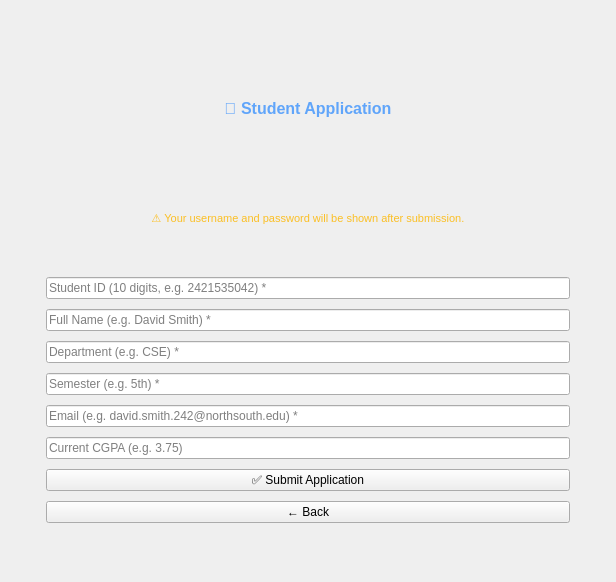
      <widget class="QWidget" name="pageApply">
       <layout class="QVBoxLayout">
        <item><spacer><property name="orientation"><enum>Qt::Vertical</enum></property><property name="sizeHint" stdset="0"><size><width>20</width><height>20</height></size></property></spacer></item>
        <item>
         <layout class="QHBoxLayout">
          <item><spacer><property name="orientation"><enum>Qt::Horizontal</enum></property></spacer></item>
          <item>
           <widget class="QFrame" name="frameApply">
            <property name="minimumSize"><size><width>580</width><height>520</height></size></property>
            <layout class="QVBoxLayout"><property name="margin"><number>28</number></property><property name="spacing"><number>10</number></property>
             <item><widget class="QLabel"><property name="text"><string>📝 Student Application</string></property><property name="alignment"><set>Qt::AlignCenter</set></property><property name="styleSheet"><string>font-size:16px;font-weight:bold;color:#60a5fa;</string></property></widget></item>
             <item><widget class="QLabel"><property name="text"><string>⚠ Your username and password will be shown after submission.</string></property><property name="alignment"><set>Qt::AlignCenter</set></property><property name="styleSheet"><string>color:#fbbf24;font-size:11px;</string></property></widget></item>
             <item><widget class="QLineEdit" name="txtApplyId"><property name="placeholderText"><string>Student ID (10 digits, e.g. 2421535042) *</string></property></widget></item>
             <item><widget class="QLineEdit" name="txtApplyName"><property name="placeholderText"><string>Full Name (e.g. David Smith) *</string></property></widget></item>
             <item><widget class="QLineEdit" name="txtApplyDept"><property name="placeholderText"><string>Department (e.g. CSE) *</string></property></widget></item>
             <item><widget class="QLineEdit" name="txtApplySem"><property name="placeholderText"><string>Semester (e.g. 5th) *</string></property></widget></item>
             <item><widget class="QLineEdit" name="txtApplyEmail"><property name="placeholderText"><string>Email (e.g. david.smith.242@northsouth.edu) *</string></property></widget></item>
             <item><widget class="QLineEdit" name="txtApplyCGPA"><property name="placeholderText"><string>Current CGPA (e.g. 3.75)</string></property></widget></item>
             <item><widget class="QPushButton" name="btnStudentApply"><property name="text"><string>✅ Submit Application</string></property></widget></item>
             <item><widget class="QPushButton" name="btnBackFromApply"><property name="text"><string>← Back</string></property></widget></item>
            </layout>
           </widget>
          </item>
          <item><spacer><property name="orientation"><enum>Qt::Horizontal</enum></property></spacer></item>
         </layout>
        </item>
        <item><spacer><property name="orientation"><enum>Qt::Vertical</enum></property><property name="sizeHint" stdset="0"><size><width>20</width><height>20</height></size></property></spacer></item>
       </layout>
      </widget>
